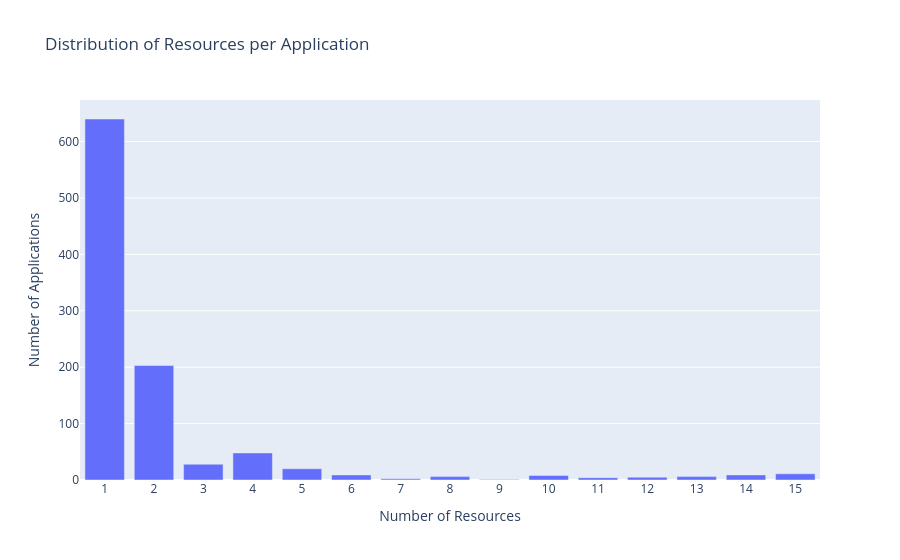

The cell this chart's notebook holds for it:
### Markdown cell above
### Distribution of resources per application

### Code cell
# --- Analysis for application to resource mapping ---

# Group by 'app_id' and count the number of resources for each application
resources_per_app = resources_df.groupby('app_id').size()

# Get the distribution of the number of resources
resource_distribution = resources_per_app.value_counts().sort_index()

print("Distribution of resources per application:")
print(resource_distribution)

# Create a bar plot of the resource distribution
import plotly.express as px
fig = px.bar(
    x=resource_distribution.index, 
    y=resource_distribution.values, 
    labels={'x':'Number of Resources', 'y':'Number of Applications'},
    title='Distribution of Resources per Application'
)
fig.update_layout(xaxis_type='category')
fig.show()

### Figure 1 — Plotly figure (JSON) as saved in the notebook; plotly's stock layout.template omitted (floating-point values rounded to 4 significant figures)
{"data": [{"hovertemplate": "Number of Resources=%{x}<br>Number of Applications=%{y}<extra></extra>", "legendgroup": "", "marker": {"color": "#636efa", "pattern": {"shape": ""}}, "name": "", "orientation": "v", "showlegend": false, "textposition": "auto", "type": "bar", "x": [1, 2, 3, 4, 5, 6, 7, 8, 9, 10, 11, 12, 13, 14, 15], "xaxis": "x", "y": [640, 203, 28, 48, 20, 9, 2, 6, 1, 8, 4, 5, 6, 9, 11], "yaxis": "y"}], "layout": {"barmode": "relative", "legend": {"tracegroupgap": 0}, "title": {"text": "Distribution of Resources per Application"}, "xaxis": {"anchor": "y", "domain": [0, 1], "title": {"text": "Number of Resources"}, "type": "category"}, "yaxis": {"anchor": "x", "domain": [0, 1], "title": {"text": "Number of Applications"}}}}
